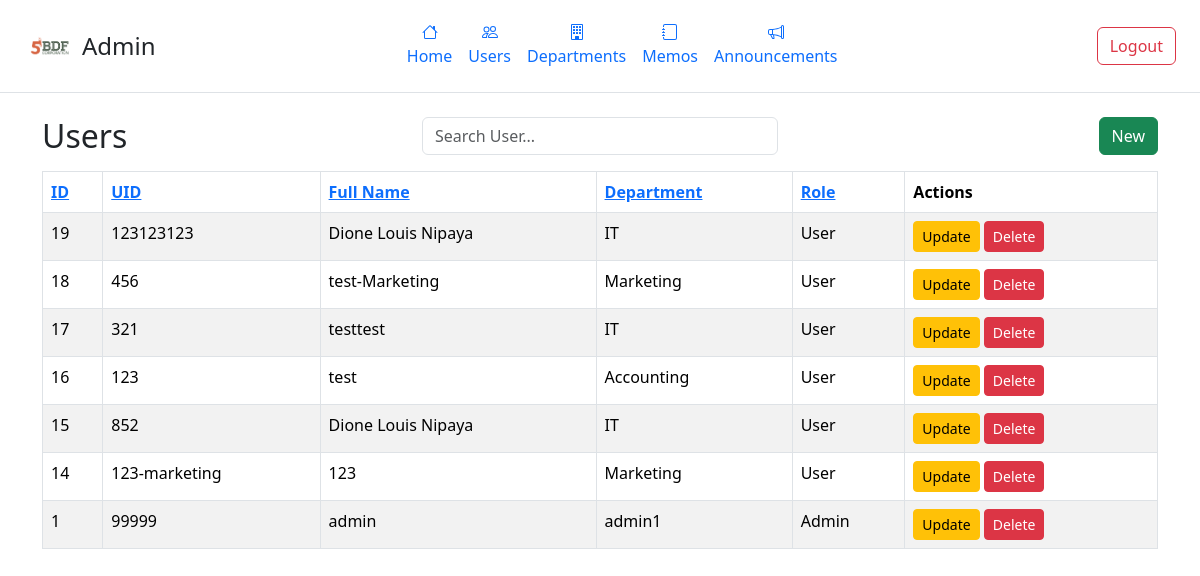
The app's page /admin/admin.php?sort=user_id&order=desc (signed in) with its own data.
### tables this page shows
CREATE TABLE `users` (
  `user_id` int(11) NOT NULL,
  `UID` varchar(100) NOT NULL,
  `password` varchar(255) NOT NULL,
  `full_name` varchar(150) DEFAULT NULL,
  `department` varchar(20) NOT NULL,
  `role` enum('Admin','User') DEFAULT 'User'
);

### admin/admin.php (the view, shortened to what this page needs)
<?php
require_once '../db/dbcon.php';
$search_term = $_GET['search'] ?? '';
$department_term = $_GET['department'] ?? '';
$sort_by = $_GET['sort'] ?? 'full_name';
$order = ($_GET['order'] ?? 'asc') === 'desc' ? 'desc' : 'asc';
$query = "SELECT * FROM users WHERE full_name LIKE ? AND department LIKE ? ORDER BY $sort_by $order";
$stmt = $conn->prepare($query);
$search_like = "%$search_term%";
$department_like = "%$department_term%";
$stmt->bind_param("ss", $search_like, $department_like);
$stmt->execute();
$users = $stmt->get_result();
?>
<!DOCTYPE html>
<html lang="en">
<head>
  <link href="https://cdn.jsdelivr.net/npm/bootstrap@5.3.5/dist/css/bootstrap.min.css" rel="stylesheet">
</head>
<body>
<header class="d-flex flex-wrap align-items-center justify-content-between py-3 px-4 border-bottom">
  <div class="d-flex align-items-center gap-2">
    <img src="../img/5bdflogo.png" alt="5BDF Logo" height="50" width="50">
    <h4 class="m-0">Admin</h4>
  </div>
  <nav>
    <ul class="nav">
        <li class="nav-item">
        <a href="#" class="nav-link d-flex flex-column align-items-center px-2">
            Home
        </a>
        </li>
        <li class="nav-item">
        <a href="./admin.php" class="nav-link d-flex flex-column align-items-center px-2">
            Users
        </a>
        </li>
        <li class="nav-item">
        <a href="./departments.php" class="nav-link d-flex flex-column align-items-center px-2">
            Departments
        </a>
        </li>
        <li class="nav-item">
        <a href="./memos.php" class="nav-link d-flex flex-column align-items-center px-2">
            Memos
        </a>
        </li>
        <li class="nav-item">
        <a href="./announcements.php" class="nav-link d-flex flex-column align-items-center px-2">
            Announcements
        </a>
        </li>
    </ul>
</nav>
  <div>
    <button class="btn btn-outline-danger ms-2" onclick="window.location.href='logout.php'">Logout</button>
  </div>
</header>
<div class="container my-4">
    <div class="row mb-3 align-items-center">
        <div class="col-md-4">
            <h2 class="m-0">Users</h2>
        </div>
        <div class="col-md-4 text-center">
            <input type="text" class="form-control" id="searchInput" placeholder="Search User..." onkeyup="filterUser()">
        </div>
        <div class="col-md-4 text-end">
            <button type="button" class="btn btn-success" data-bs-toggle="modal" data-bs-target="#addUserModal">New</button>
        </div>
    </div>
  <table class="table table-striped table-bordered" id="usersTable">
    <thead>
      <tr>
        <th><a href="?sort=user_id&order=<?= $order === 'asc' ? 'desc' : 'asc' ?>">ID</a></th>
        <th><a href="?sort=UID&order=<?= $order === 'asc' ? 'desc' : 'asc' ?>">UID</a></th>
        <th><a href="?sort=full_name&order=<?= $order === 'asc' ? 'desc' : 'asc' ?>">Full Name</a></th>
        <th><a href="?sort=department&order=<?= $order === 'asc' ? 'desc' : 'asc' ?>">Department</a></th>
        <th><a href="?sort=role&order=<?= $order === 'asc' ? 'desc' : 'asc' ?>">Role</a></th>
        <th>Actions</th>
      </tr>
    </thead>
    <tbody>
      <?php while($row = $users->fetch_assoc()): ?>
      <tr>
        <td><?= htmlspecialchars($row['user_id']) ?></td>
        <td><?= htmlspecialchars($row['UID']) ?></td>
        <td><?= htmlspecialchars($row['full_name']) ?></td>
        <td><?= htmlspecialchars($row['department']) ?></td>
        <td><?= htmlspecialchars($row['role']) ?></td>
        <td>
          <button class="btn btn-sm btn-warning" data-bs-toggle="modal" data-bs-target="#updateModal<?= $row['user_id'] ?>">Update</button>
          <button class="btn btn-sm btn-danger" data-bs-toggle="modal" data-bs-target="#deleteModal<?= $row['user_id'] ?>">Delete</button>
        </td>
      </tr>
      <?php endwhile; ?>
    </tbody>
  </table>
</div>
</body>
</html>

### records on screen
users: user_id "19", UID "123123123", full_name "Dione Louis Nipaya", department "IT", role "User"
users: user_id "18", UID "456", full_name "test-Marketing", department "Marketing", role "User"
users: user_id "17", UID "321", full_name "testtest", department "IT", role "User"
users: user_id "16", UID "123", full_name "test", department "Accounting", role "User"
users: user_id "15", UID "852", full_name "Dione Louis Nipaya", department "IT", role "User"
users: user_id "14", UID "123-marketing", full_name "123", department "Marketing", role "User"
users: user_id "1", UID "99999", full_name "admin", department "admin1", role "Admin"
